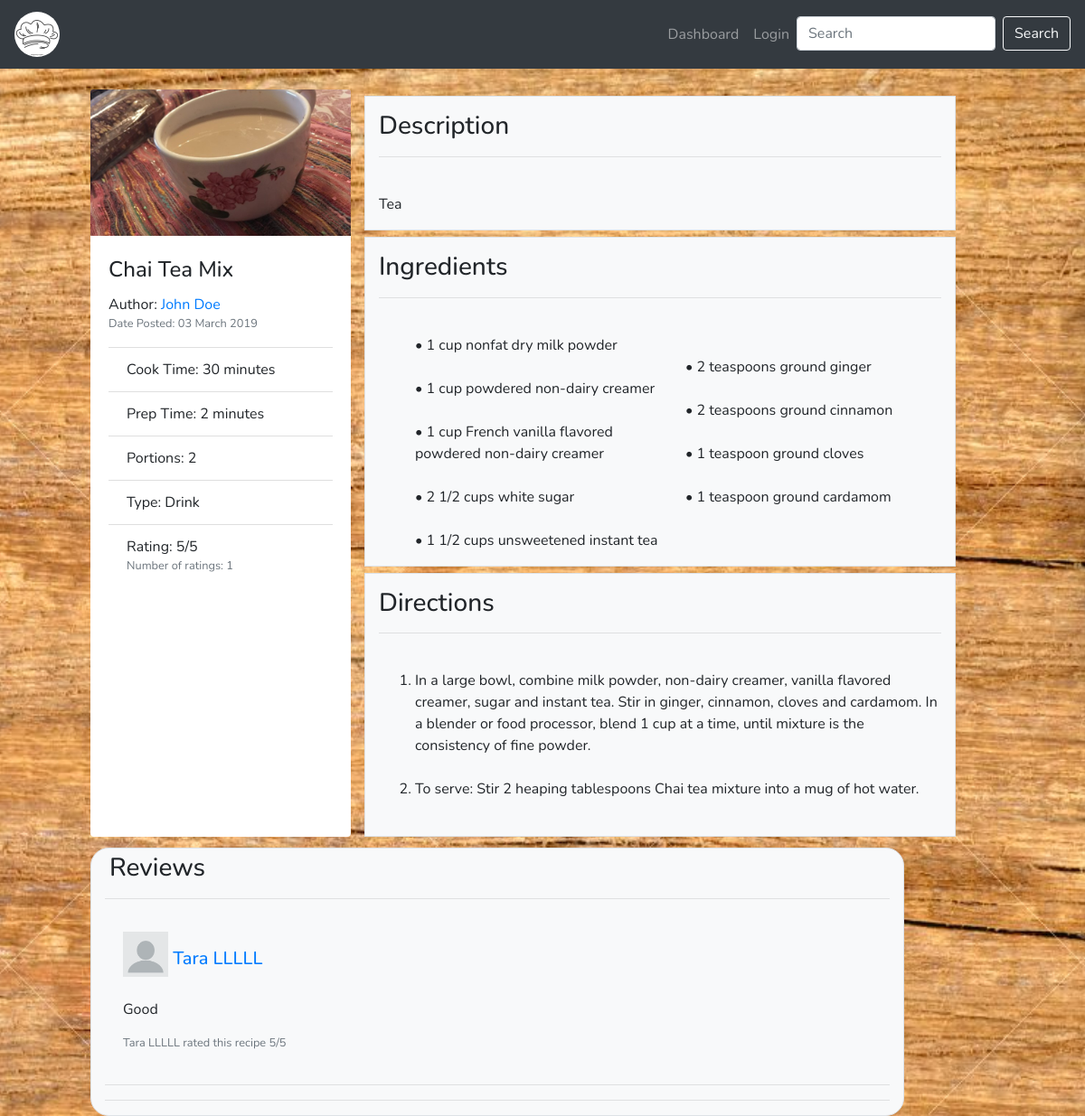
Page /post/viewPost/59 on the committed database.
### tables this page shows
CREATE TABLE `post` (
  `post_id` int(6) NOT NULL,
  `profile_id` int(6) NOT NULL,
  `type_id` int(6) NOT NULL,
  `title` varchar(30) NOT NULL,
  `picture_id` int(6) NOT NULL,
  `description` varchar(250) NOT NULL,
  `ingredients` text NOT NULL,
  `time` varchar(20) NOT NULL,
  `preperation_time` varchar(60) NOT NULL,
  `directions` text NOT NULL,
  `portions` int(11) NOT NULL,
  `date_posted` timestamp NOT NULL DEFAULT CURRENT_TIMESTAMP
);

CREATE TABLE `picture` (
  `picture_id` int(6) NOT NULL,
  `path` text NOT NULL
);

CREATE TABLE `type` (
  `type_id` int(6) NOT NULL,
  `description` varchar(30) NOT NULL
);

CREATE TABLE `review` (
  `review_id` int(6) NOT NULL,
  `profile_id` int(6) NOT NULL,
  `post_id` int(6) NOT NULL,
  `review_content` text NOT NULL,
  `rating` int(11) DEFAULT NULL
);

### htdocs/app/core/Controller.php (called while the page is built, shortened)
<?php
	require_once ('app/views/layout/layout.php');
	class Controller{
		public function model($model){
			return new $model();
		}
		public function view($view, $method, $data = []){
			require_once 'app/views/' . $view  . "/" . $method . '.php';
		}
	}

### htdocs/app/controllers/post.php (called while the page is built, shortened)
<?php
	class Post extends Controller{
		public function viewPost($id = -1){
			$postModel      = $this->model('PostModel');
			$reviewModel    = $this->model('ReviewModel');
			$post = $postModel->getPost($id);
			$data   = $postModel->viewFullPost($post);
			$review = $reviewModel->displayReview($post);
			$this->view('post', 'viewPost', $data);
			$this->view('review','showReview', $review);
		}
	}

### htdocs/app/core/App.php (called while the page is built, shortened)
<?php
	class App{
		protected $method = 'dashboard';
		public function __construct(){
			$url = $this->parseUrl();
			if(file_exists('app/controllers/' . $url[0] . '.php')){
				unset($url[0]);
			}
			$this->controller = new $this->controller;
			if(isset($url[1])){
				if(method_exists($this->controller, $url[1])){
					$this->method = $url[1];
					unset($url[1]);
				}
			}
			$this->params = $url ? array_values($url) : [];
			call_user_func_array([$this->controller, $this->method], $this->params);
		}
		public function parseUrl(){
			if(isset($_GET['url'])){
				return $url = explode('/', filter_var(rtrim($_GET['url'], '/'), FILTER_SANITIZE_URL));
			}
		}
	}

### htdocs/index.php (called while the page is built, shortened)
<?php
	$app = new App;

### htdocs/app/core/Model.php (called while the page is built, shortened)
<?php
class Model {
	function __construct(){
		$host = 'localhost';
		$dbname = 'Project';
		$user = 'root';
		$pass = '';
		try{
			$this->_connection = new PDO("mysql:host=$host; dbname=$dbname", $user, $pass);
		}catch(PDOException $e){
			echo $e->getMessage();
		}
	}
}

### htdocs/app/models/PostModel.php (called while the page is built, shortened)
<?php
class PostModel extends Model{
	public function getPost($id){
		$STH = $this->_connection->prepare("SELECT * FROM post WHERE post_id = :id");
		$STH->setFetchMode(PDO::FETCH_CLASS, 'PostModel');
		$STH->execute(['id'=>$id]);
		return $STH->fetch();
	}
	public function viewFullPost($post){
		$query = "
		SELECT post.*, type.description as descriptionType, picture.path, CONCAT(profile.first_name, ' ' ,profile.last_name) AS name, ROUND(AVG(review.rating),1) AS avgRating,
			(SELECT savedpost.post_id
		     FROM savedpost
		     WHERE savedpost.profile_id = :profile_id AND post.post_id = savedpost.post_id) as isSaved,
		     COUNT(review.post_id) as numReviews
		FROM post
		INNER JOIN profile
			ON post.profile_id = profile.profile_id
		INNER JOIN picture
			ON post.picture_id = picture.picture_id
		INNER JOIN type
			ON post.type_id = type.type_id
        INNER JOIN review
        	ON post.post_id = review.post_id
		WHERE post.post_id = :id";
		$STH = $this->_connection->prepare($query);
		$STH->setFetchMode(PDO::FETCH_CLASS,'PostModel');
		if(isset($_SESSION['profile_id'])){
			$pid = $_SESSION['profile_id'];
		}else{
			$pid = -999;
		}
		$STH->bindParam(':id', $post->post_id);
		$STH->bindParam(':profile_id', $pid);
		$STH->execute();
		return $STH->fetch();
	}
}

### htdocs/app/models/ReviewModel.php (called while the page is built, shortened)
<?php
	class ReviewModel extends Model{
		public function displayReview($post){
			$query  = "
			SELECT review.*, picture.path, CONCAT(profile.first_name, ' ', profile.last_name) AS name
			FROM review
				INNER JOIN profile
					ON review.profile_id = profile.profile_id
				INNER JOIN picture
					ON profile.picture_id = picture.picture_id
			WHERE post_id = :id";
			$STH = $this->_connection->prepare($query);
			$STH->setFetchMode(PDO::FETCH_CLASS, 'ReviewModel');
			$STH->execute(['id'=>$post->post_id]);
			return $STH->fetchAll();
		}
	}

### htdocs/app/views/post/viewPost.php (the view, shortened to what this page needs)
<html>
<body>
<link href='/css/viewPost.css' rel='stylesheet'/>
<?php
  $date = date_create_from_format("Y-m-d H:i:s",$data->date_posted);
  $formattedDate = date_format($date, "d F Y");
?>
  	<div class='row offset-1'>
          	<div class='card' style='width: 18rem;'>
          		<img class='card-img-top' src="<?php echo $data->path ?>"/>
          		<div class='card-body'>
          			<h4 class='card-title'><?php echo $data->title?></h4>
          			<p class='card-text'>
          				Author: <a href="/profile/index/<?php echo $data->profile_id ?>"><?php echo $data->name ?></a><br/>
          				<small class='text-muted'>Date Posted: <?php echo $formattedDate?></small>
          			</p>
					<ul class='list-group list-group-flush'>
	          			<li class='list-group-item'>Cook Time: <?php echo $data->time ?></li>
	          			<li class='list-group-item'>Prep Time: <?php echo $data->preperation_time ?></li>
	          			<li class='list-group-item'>Portions: <?php echo $data->portions ?></li>
	          			<li class='list-group-item'>Type: <?php echo $data->descriptionType ?></li>
	          			<li class='list-group-item'>Rating:
	          				<?php
	          					if($data->avgRating == null){
	          						echo "No rating";
	          					}else{
	          						echo round($data->avgRating,1) . '/5';
	          					}
	          				?><br/>
                    <?php
                      if($data->numReviews != 0){
                        print "<small class='text-muted'>Number of ratings:  $data->numReviews</small>";
                      }
                    ?>
	          			</li>
	          		</ul>
          		</div>
          	</div>
            <div class='col-lg-8' id='information'>
          		<div class='col-lg-11 bg-light border'>
            		<p>
             			<h3>Description</h3><hr><br/>
                 		 <?php echo $data->description ?>
               		</p>
           		</div>
           		<div class='col-lg-11 bg-light border ingredients'>
            		<p>
                 	 	<h3>Ingredients</h3><hr><br/>
                 	 	<ul>
	                  		<?php
	                  			$ingredientsArray = explode(PHP_EOL, $data->ingredients);
	                  			foreach($ingredientsArray as $value){
								          	if($value != '')
									              print "<li>$value</li><br/>";
								          }
	                  		?>
                  		</ul>
               	    </p>
            	</div>
           		<div class='col-lg-11 bg-light border'>
            		<p>
                  		<h3>Directions</h3><hr><br/>
                    	<ol>
                    		<?php
	                  			$directionsArray = explode(PHP_EOL, $data->directions);
	                  			foreach($directionsArray as $value){
      									if($value != '')
      										print "<li>$value</li><br/>";
      								  }
	                  		?>
                    	</ol>
               		</p>
            	</div>
            </div>
        </div>
  <body>
<html>

### htdocs/app/views/review/showReview.php
<div class='col-sm-9 offset-1 border bg-light' style='border-radius: 20px'>
    <h3 style='margin: 5px;'>Reviews</h3> <hr/>
    <?php
    	if($data == null){
    		print "<p class='text-muted' style='text-align: center'>There are no reviews!<br/>Be the first to review this post</p>";
    	}else{
	    	foreach($data as $item){
	    		if(isset($_SESSION['profile_id']) && ($item->profile_id == $_SESSION['profile_id'] || isset($_SESSION['isAdmin']))){
	    			$deleteBtn = "<a href='/review/deleteReview/" . $item->review_id ."/" . $item->post_id ."' class='btn btn-danger float-right'>Delete Review</a>";
	    		}else{
	    			$deleteBtn = '';
	    		}
	    		print "
	    			<div class='card-w-50'>
						<div class='card-body'>
				    		<h5 class='card-title'>
				       		". $deleteBtn ."
				       		<a href='/profile/index/" .$item->profile_id ."'>  <img class='card-title' style='height: 50px; width: 50px' src='". $item->path ."'/></a>
				       		<a href='/profile/index/". $item->profile_id ."'>". $item->name ."</br></a>
				       		</h5>
				            <p class='card-text'>
				               ". $item->review_content . "
				            </p>
				      	 <small class='text-muted'>". $item->name ." rated this recipe ". $item->rating ."/5</small>
						</div>
					</div>
					<hr/>
	    		";
	    	}
    	}
    ?>
<hr/>

### htdocs/css/layoutCss.css (style rules this page uses)
body { font-family: 'Nunito', sans-serif; }

### htdocs/css/viewPost.css (style rules this page uses)
body { background: url("/App/images/viewPostBackground.jpg"); min-height: 100%; background-repeat: no-repeat; background-attachment: fixed; background-position: center; background-size: cover }
ul { list-style-type: none; columns: 2; }
.ingredients ul li:before { content: "• "; }
.card { border: none; }
div { margin-top: 1%; }

### rows in the picture
post: picture.path (picture), title "Chai Tea Mix", date_posted "03 March 2019", time "30 minutes", preperation_time "2 minutes", portions "2", type.description "Drink", description "Tea", ingredients "1 cup nonfat dry milk powder", ingredients "1 cup powdered non-dairy creamer", ingredients "1 cup French vanilla flavored powdered non-dairy creamer", ingredients "2 1/2 cups white sugar", ingredients "1 1/2 cups unsweetened instant tea", ingredients "2 teaspoons ground ginger", ingredients "2 teaspoons ground cinnamon", ingredients "1 teaspoon ground cloves", ingredients "1 teaspoon ground cardamom", directions "In a large bowl, combine milk powder, non-dairy creamer, vanilla flavored creamer, sugar and instant tea. Stir in ginger, cinnamon, cloves and cardamom. In a blender or food processor, blend 1 cup at a time, until mixture is the consistency of fine powder.", directions "To serve: Stir 2 heaping tablespoons Chai tea mixture into a mug of hot water."
review: picture.path (picture), name "Tara LLLLL", review_content "Good", rating "5"

### other values in the picture
$data->name "John Doe"
$data->avgRating "5"
$data->numReviews "1"
